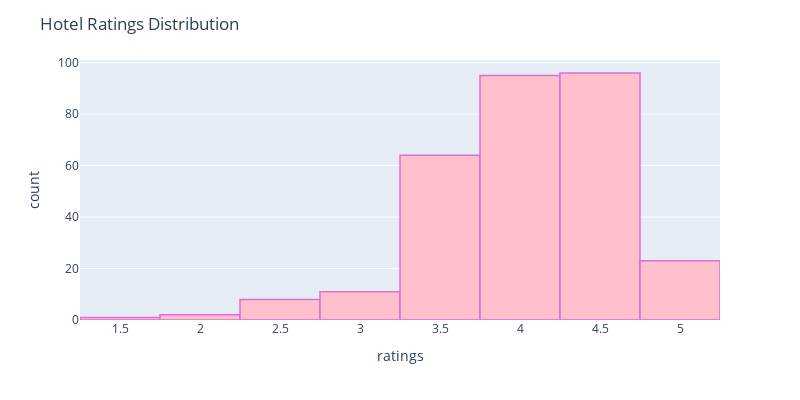

Notebook code for this chart:
### Markdown cell above
Plotting the distribution of ratings scores:

### Code cell
color = sns.color_palette()
%matplotlib inline
fig = px.histogram(hotels_df, x="ratings",  width=800, height=400)
fig.update_traces(marker_color="pink",marker_line_color='orchid',
                  marker_line_width=1.5)
fig.update_layout(title_text='Hotel Ratings Distribution')
fig.show()

### Figure 1 — Plotly figure (JSON) as saved in the notebook; plotly's stock layout.template omitted (floating-point values rounded to 4 significant figures; data arrays with more than 128 entries replaced by an {"elided": "..."} marker saying what was removed)
{"data": [{"alignmentgroup": "True", "bingroup": "x", "hovertemplate": "ratings=%{x}<br>count=%{y}<extra></extra>", "legendgroup": "", "marker": {"color": "pink", "line": {"color": "orchid", "width": 1.5}, "pattern": {"shape": ""}}, "name": "", "offsetgroup": "", "orientation": "v", "showlegend": false, "type": "histogram", "x": {"elided": "300 float values"}, "xaxis": "x", "yaxis": "y"}], "layout": {"barmode": "relative", "height": 400, "legend": {"tracegroupgap": 0}, "margin": {"t": 60}, "title": {"text": "Hotel Ratings Distribution"}, "width": 800, "xaxis": {"anchor": "y", "domain": [0, 1], "title": {"text": "ratings"}}, "yaxis": {"anchor": "x", "domain": [0, 1], "title": {"text": "count"}}}}
